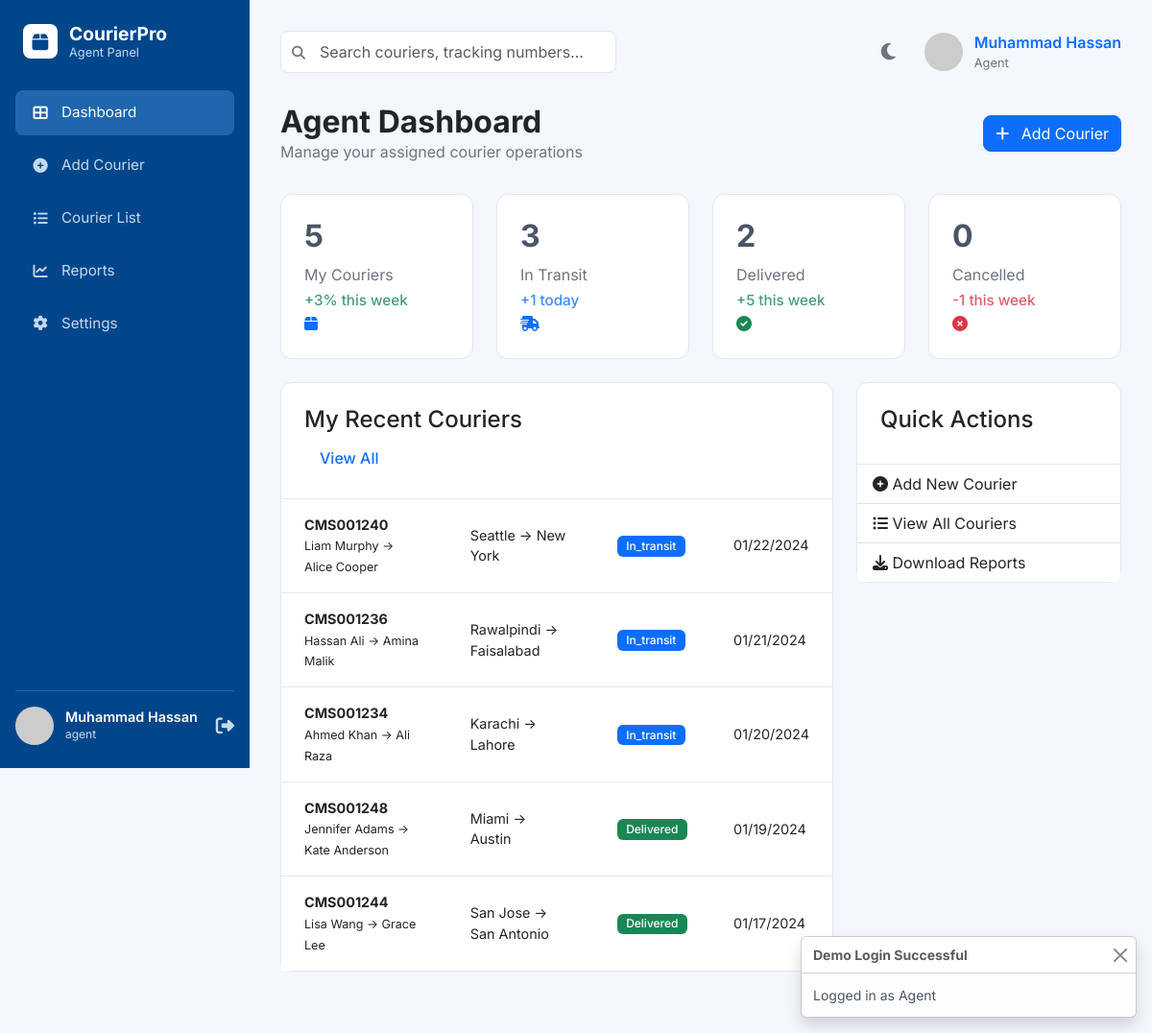
The page /agent/dashboard.php (signed in) on the database its author committed.
### tables this page shows
CREATE TABLE `couriers` (
  `id` int(11) NOT NULL,
  `tracking_number` varchar(50) NOT NULL,
  `sender_name` varchar(255) NOT NULL,
  `sender_phone` varchar(20) DEFAULT NULL,
  `sender_address` text DEFAULT NULL,
  `receiver_name` varchar(255) NOT NULL,
  `receiver_phone` varchar(20) DEFAULT NULL,
  `receiver_address` text DEFAULT NULL,
  `pickup_city_id` int(11) DEFAULT NULL,
  `delivery_city_id` int(11) DEFAULT NULL,
  `pickup_city` varchar(100) NOT NULL,
  `delivery_city` varchar(100) NOT NULL,
  `courier_type` enum('standard','express','overnight','same-day') DEFAULT 'standard',
  `weight` decimal(8,2) DEFAULT 0.00,
  `dimensions` varchar(100) DEFAULT NULL,
  `package_value` decimal(10,2) DEFAULT 0.00,
  `delivery_fee` decimal(8,2) DEFAULT 0.00,
  `status` enum('pending','in_transit','delivered','cancelled') DEFAULT 'pending',
  `priority` enum('low','medium','high','urgent') DEFAULT 'medium',
  `delivery_date` date DEFAULT NULL,
  `actual_delivery_date` date DEFAULT NULL,
  `pickup_date` date DEFAULT NULL,
  `estimated_delivery_time` timestamp NOT NULL DEFAULT current_timestamp() ON UPDATE current_timestamp(),
  `special_instructions` text DEFAULT NULL,
  `notes` text DEFAULT NULL,
  `created_by` int(11) DEFAULT NULL,
  `assigned_agent_id` int(11) DEFAULT NULL,
  `customer_id` int(11) DEFAULT NULL,
  `created_at` timestamp NOT NULL DEFAULT current_timestamp(),
  `updated_at` timestamp NOT NULL DEFAULT current_timestamp() ON UPDATE current_timestamp()
);

### agent/dashboard.php (the view, shortened to what this page needs)
<?php
require_once '../includes/db_connect.php';
$agent_id_query = $conn->prepare("SELECT id FROM agents WHERE user_id = ?");
$agent_id_query->bind_param("i", $_SESSION['user_id']);
$agent_id_query->execute();
$agent_id_result = $agent_id_query->get_result();
$agent = $agent_id_result->fetch_assoc();
$agent_id = $agent['id'];
$my_couriers = $conn->query("SELECT COUNT(*) as count FROM couriers WHERE assigned_agent_id = $agent_id")->fetch_assoc()['count'];
$in_transit = $conn->query("SELECT COUNT(*) as count FROM couriers WHERE assigned_agent_id = $agent_id AND status = 'in_transit'")->fetch_assoc()['count'];
$delivered = $conn->query("SELECT COUNT(*) as count FROM couriers WHERE assigned_agent_id = $agent_id AND status = 'delivered'")->fetch_assoc()['count'];
$cancelled = $conn->query("SELECT COUNT(*) as count FROM couriers WHERE assigned_agent_id = $agent_id AND status = 'cancelled'")->fetch_assoc()['count'];
$recent_couriers_result = $conn->query("SELECT * FROM couriers WHERE assigned_agent_id = $agent_id ORDER BY created_at DESC LIMIT 5");
include '../includes/header.php';
?>
<body>
    <?php include '../includes/sidebar_agent.php'; ?>
    <div class="main-content">
        <?php include '../includes/top_bar.php'; ?>
        <div class="dashboard-header">
            <div>
                <h2>Agent Dashboard</h2>
                <p>Manage your assigned courier operations</p>
            </div>
            <div>
                <a href="add_courier.php" class="btn btn-primary"><i class="fas fa-plus"></i> Add Courier</a>
            </div>
        </div>
        <div class="row mb-4">
            <div class="col-md-3">
                <div class="stat-card" title="Total couriers assigned to you.">
                    <div class="stat-info">
                        <h3><?php echo $my_couriers; ?></h3>
                        <p>My Couriers</p>
                        <span class="stat-sublabel text-success">+3% this week</span>
                    </div>
                    <div class="stat-icon bg-primary-light text-primary">
                        <i class="fas fa-box"></i>
                    </div>
                </div>
            </div>
            <div class="col-md-3">
                <div class="stat-card" title="Couriers currently in transit.">
                    <div class="stat-info">
                        <h3><?php echo $in_transit; ?></h3>
                        <p>In Transit</p>
                        <span class="stat-sublabel text-primary">+1 today</span>
                    </div>
                    <div class="stat-icon bg-primary-light text-primary">
                        <i class="fas fa-truck-fast"></i>
                    </div>
                </div>
            </div>
            <div class="col-md-3">
                <div class="stat-card" title="Delivered couriers.">
                    <div class="stat-info">
                        <h3><?php echo $delivered; ?></h3>
                        <p>Delivered</p>
                        <span class="stat-sublabel text-success">+5 this week</span>
                    </div>
                    <div class="stat-icon bg-success-light text-success">
                        <i class="fas fa-check-circle"></i>
                    </div>
                </div>
            </div>
            <div class="col-md-3">
                <div class="stat-card" title="Cancelled couriers.">
                    <div class="stat-info">
                        <h3><?php echo $cancelled; ?></h3>
                        <p>Cancelled</p>
                        <span class="stat-sublabel text-danger">-1 this week</span>
                    </div>
                    <div class="stat-icon bg-danger-light text-danger">
                        <i class="fas fa-times-circle"></i>
                    </div>
                </div>
            </div>
        </div>
        <div class="row mt-4">
            <div class="col-lg-8">
                <div class="card">
                    <div class="card-header">
                        <h4>My Recent Couriers</h4>
                        <a href="courier_list.php" class="view-all">View All</a>
                    </div>
                    <div class="card-body p-0">
                        <div class="table-responsive">
                            <table class="table table-hover">
                                <tbody>
                                    <?php while($row = $recent_couriers_result->fetch_assoc()): ?>
                                    <tr>
                                        <td>
                                            <strong><?php echo htmlspecialchars($row['tracking_number']); ?></strong>
                                            <br>
                                            <small><?php echo htmlspecialchars($row['sender_name']); ?> -> <?php echo htmlspecialchars($row['receiver_name']); ?></small>
                                        </td>
                                        <td>
                                            <?php echo htmlspecialchars($row['pickup_city']); ?> -> <?php echo htmlspecialchars($row['delivery_city']); ?>
                                        </td>
                                        <td>
                                            <?php
                                                $status = $row['status'];
                                                $badge_class = '';
                                                switch ($status) {
                                                    case 'in_transit': $badge_class = 'bg-primary'; break;
                                                    case 'delivered': $badge_class = 'bg-success'; break;
                                                }
                                            ?>
                                            <span class="badge <?php echo $badge_class; ?>"><?php echo ucfirst($status); ?></span>
                                        </td>
                                        <td><?php echo date('m/d/Y', strtotime($row['created_at'])); ?></td>
                                    </tr>
                                    <?php endwhile; ?>
                                </tbody>
                            </table>
                        </div>
                    </div>
                </div>
            </div>
            <div class="col-lg-4">
                <div class="card quick-actions">
                    <div class="card-header">
                        <h4>Quick Actions</h4>
                    </div>
                    <div class="list-group list-group-flush">
                        <a href="add_courier.php" class="list-group-item list-group-item-action"><i class="fas fa-plus-circle"></i> Add New Courier</a>
                        <a href="courier_list.php" class="list-group-item list-group-item-action"><i class="fas fa-list-ul"></i> View All Couriers</a>
                        <a href="reports.php" class="list-group-item list-group-item-action"><i class="fas fa-download"></i> Download Reports</a>
                    </div>
                </div>
            </div>
        </div>
    </div>
<?php include '../includes/footer.php'; ?>

### assets/css/style.css (style rules this page uses)
:root { --primary-color: #0d6efd; --sidebar-bg: #01468b; --sidebar-link-color: #c5d9ed; --sidebar-active-link-bg: #1f66ac; --main-bg: #f4f7fc; --card-bg: #ffffff; --text-color: #4a5568; --text-muted-color: #6c757d; --border-color: #e2e8f0; --input-bg: #f7fafc; }
body { background-color: var(--main-bg); font-family: 'Inter', sans-serif; color: var(--text-color); display: flex; }
.main-content { margin-left: 260px; width: calc(100% - 260px); padding: 2rem; }
.dashboard-header, .page-header { display: flex; justify-content: space-between; align-items: center; margin-bottom: 2rem; }
.dashboard-header h2, .page-header h2 { font-weight: 700; margin: 0; color: #212529; }
.dashboard-header p, .page-header p { margin: 0; color: var(--text-muted-color); }
.btn-primary { background-color: var(--primary-color); border-color: var(--primary-color); border-radius: 8px; }
.btn i { margin-right: 0.5rem; }
.stat-card { background-color: var(--card-bg); border-radius: 12px; padding: 1.5rem; border: 1px solid var(--border-color); }
.stat-card h3 { font-size: 2rem; font-weight: 700; margin-bottom: 0.5rem; }
.stat-card p { color: var(--text-muted-color); margin: 0; }
.stat-sublabel { display: block; font-size: 0.95rem; margin-top: 0.25rem; opacity: 0.8; font-weight: 500; }
.card { background-color: var(--card-bg); border: 1px solid var(--border-color); border-radius: 12px; margin-bottom: 2rem; }
.card-header { background-color: transparent; border-bottom: 1px solid var(--border-color); padding: 1.5rem; font-weight: 600; }
.card-body { padding: 1.5rem; }
.table { border-collapse: collapse; border-spacing: 0; margin-bottom: 0; font-size: 0.9rem; }
.table tbody tr { border-bottom: 1px solid var(--border-color); }
.table tbody tr:last-child { border-bottom: none; }
.table tbody td { vertical-align: middle; padding: 1rem 1.5rem; border: none; }
.table .badge { padding: 0.4em 0.8em; font-size: 0.75rem; font-weight: 500; border-radius: 6px; }
.table td { vertical-align: middle; }
.view-all { color: var(--primary-color); font-weight: 500; text-decoration: none; padding: 0.35em 1em; border-radius: 6px; transition: background 0.2s, color 0.2s; background: none; display: inline-block; }

### rows shown on the page
couriers: tracking_number "CMS001240", sender_name "Liam Murphy", receiver_name "Alice Cooper", pickup_city "Seattle", delivery_city "New York", status "In_transit", created_at "01/22/2024"
couriers: tracking_number "CMS001236", sender_name "Hassan Ali", receiver_name "Amina Malik", pickup_city "Rawalpindi", delivery_city "Faisalabad", status "In_transit", created_at "01/21/2024"
couriers: tracking_number "CMS001234", sender_name "Ahmed Khan", receiver_name "Ali Raza", pickup_city "Karachi", delivery_city "Lahore", status "In_transit", created_at "01/20/2024"
couriers: tracking_number "CMS001248", sender_name "Jennifer Adams", receiver_name "Kate Anderson", pickup_city "Miami", delivery_city "Austin", status "Delivered", created_at "01/19/2024"
couriers: tracking_number "CMS001244", sender_name "Lisa Wang", receiver_name "Grace Lee", pickup_city "San Jose", delivery_city "San Antonio", status "Delivered", created_at "01/17/2024"

### other values the page prints
$_SESSION['user_name'] "Muhammad Hassan"
$_SESSION['user_role'] "agent"
$_SESSION['user_role'] "Agent"
$my_couriers "5"
$in_transit "3"
$delivered "2"
$cancelled "0"
$_SESSION['login_success_message'] "Logged in as Agent"
